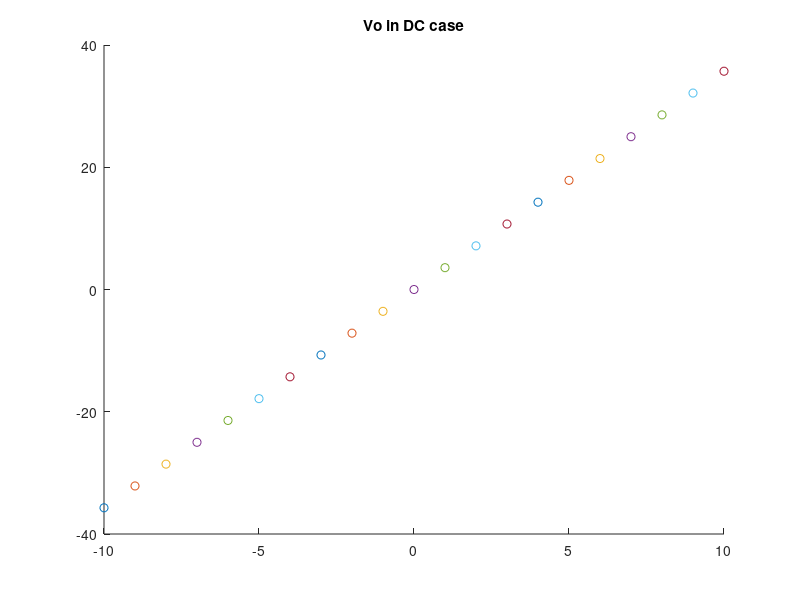
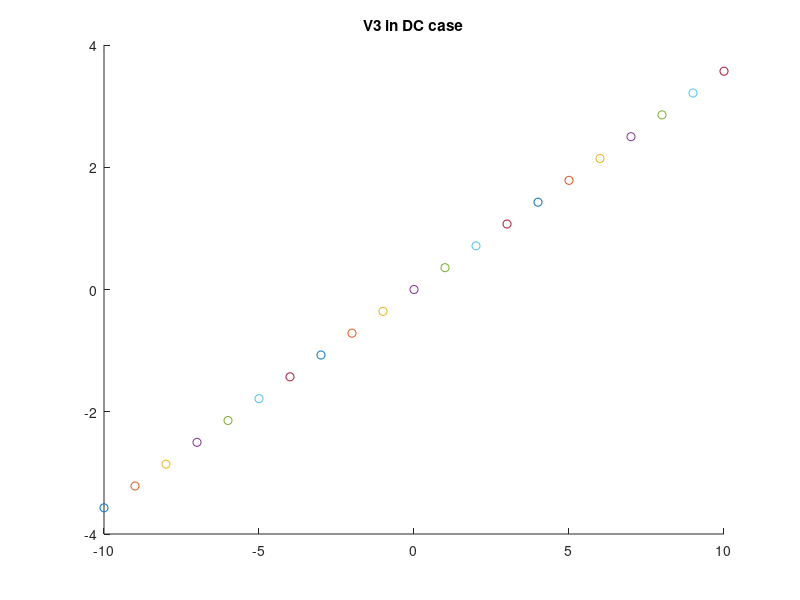

Reproduce these figures in MATLAB, in order.
close all
clear 

R1 = 1;
G1 = 1/R1;
c = 0.25;
R2 = 2;
G2 = 1/R2;
L = 0.2;
R3 = 10;
G3 = 1/R3;
a = 100;
R4 = 0.1;
G4 = 1/R4;
Ro = 1000;
Go = 1/Ro;

C = [0 0 0 0 0 0 0;
    -c c 0 0 0 0 0;
    0 0 -L 0 0 0 0;
    0 0 0 0 0 0 0;
    0 0 0 0 0 0 0;
    0 0 0 0 0 0 0;
    0 0 0 0 0 0 0;];

G = [1 0 0 0 0 0 0;
    -G2 G1+G2 -1 0 0 0 0;
    0 1 0 -1 0 0 0;
    0 0 -1 G3 0 0 0;
    0 0 0 0 -a 1 0;
    0 0 0 G3 -1 0 0;
    0 0 0 0 0 -G4 G4+Go];

V = zeros(7,1);
F = zeros(7,1);

f1 = figure;
f2 = figure;

for v = -10:1: 10
    F(1,1) = v;
    V = G\F;
    
    set(0, 'CurrentFigure', f1)
    scatter(v, V(7,1), 'r.')
    hold on
    title('Vo in DC case')
    
    set(0, 'CurrentFigure', f2)
    scatter(v, V(4,1), 'b.')
    hold on
    title('V3 in DC case')
    
    
    
end

